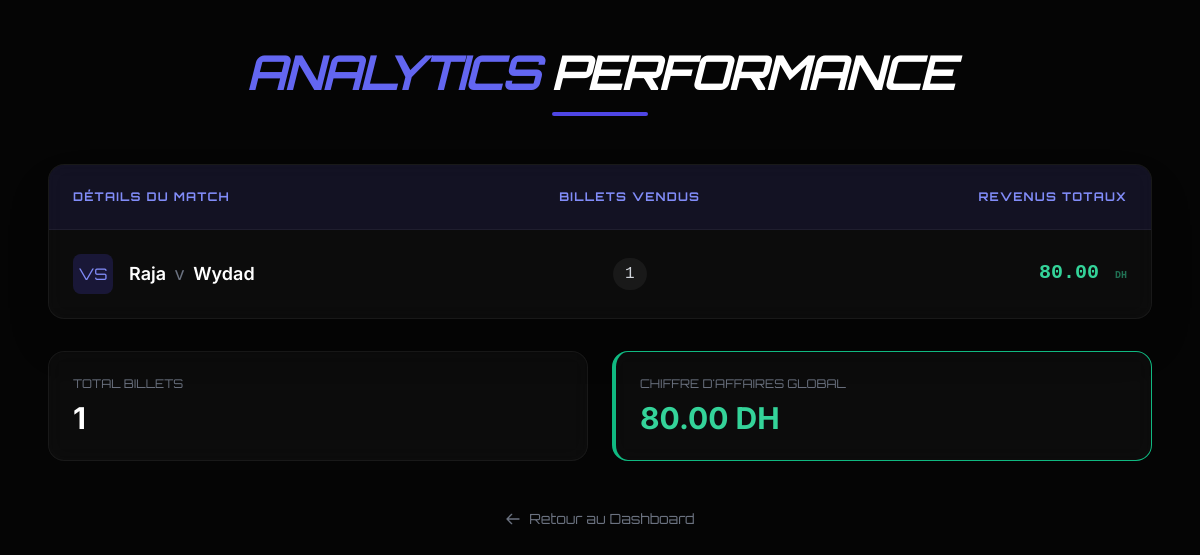
The page /organizer/stats.php (signed in) on the database its author committed.
### tables this page shows
CREATE TABLE matches (
    id INT AUTO_INCREMENT PRIMARY KEY,
    organisateur_id INT NOT NULL,
    equipe1 VARCHAR(100) NOT NULL,
    equipe2 VARCHAR(100) NOT NULL,
    logo_equipe1 VARCHAR(255),
    logo_equipe2 VARCHAR(255),
    date_heure DATETIME NOT NULL,
    lieu VARCHAR(150) NOT NULL,
    duree INT DEFAULT 90,
    nb_places_total INT CHECK (nb_places_total <= 2000),
    statut ENUM('en_attente','valide','refuse') DEFAULT 'en_attente',
    note_moyenne DECIMAL(3,2) DEFAULT 0,
    created_at DATETIME DEFAULT CURRENT_TIMESTAMP,
    constraint fk_user FOREIGN KEY (organisateur_id) REFERENCES users(id)
);

### config/dataBase.php (called while the page is built, shortened)
<?php
class Database {
    private static $host = "localhost";
    private static $db_name = "BuyMatch";
    private static $username = "root";
    private static $password = "";
    private static $conn = null;
    public static function connect(){
        if (self::$conn === null) {
            try {
                self::$conn = new PDO(
                    "mysql:host=" . self::$host . ";dbname=" . self::$db_name . ";charset=utf8mb4",
                    self::$username,
                    self::$password
                );
                self::$conn->setAttribute(PDO::ATTR_ERRMODE, PDO::ERRMODE_EXCEPTION);
                self::$conn->setAttribute(PDO::ATTR_DEFAULT_FETCH_MODE, PDO::FETCH_ASSOC);
            } catch (PDOException $e) {
                die("Erreur de connexion : " . $e->getMessage());
            }
        }
        return self::$conn;
    }
}
?>

### classes/Organisateur.php (called while the page is built, shortened)
<?php
require_once "User.php";
require_once __DIR__ . "/../config/database.php";
class Organisateur extends User {
    private PDO $db;
    public function __construct(int $id,string $nom,string $email,?string $password = null,bool $estActif = true) {
        $this->db = Database::connect();
    }
    public function consulterStatistiques(): array {
        $stmt = $this->db->prepare("
            SELECT
                m.id AS match_id,
                m.equipe1,
                m.equipe2,
                COUNT(b.id) AS billets_vendus,
                IFNULL(SUM(b.prix), 0) AS chiffre_affaires
            FROM matches m
            LEFT JOIN billets b ON m.id = b.match_id
            WHERE m.organisateur_id = ?
            GROUP BY m.id
            ORDER BY m.date_heure DESC
        ");
        $stmt->execute([$this->id]);
        return $stmt->fetchAll();
    }
}

### classes/User.php (called while the page is built, shortened)
<?php
    abstract class User{
        public function __construct(int $id,string $nom,string $email,string $role,bool $estActif=true){
            $this->id = $id;
        }
    }
?>

### organizer/stats.php (the view, shortened to what this page needs)
<?php
    require_once "../config/database.php";
    require_once "../classes/Organisateur.php";
    $db = Database::connect();
    $stmt = $db->prepare("SELECT nom, email FROM users WHERE id = ?");
    $stmt->execute([$_SESSION['user_id']]);
    $user = $stmt->fetch();
    $organisateur = new Organisateur($_SESSION['user_id'],$user['nom'],$user['email']);
    $stats = $organisateur->consulterStatistiques();
?>
<!DOCTYPE html>
<html lang="fr">
<head>
    <script src="https://cdn.tailwindcss.com"></script>
</head>
<body class="bg-[#050505] text-gray-200 min-h-screen">
<div class="max-w-6xl mx-auto py-12 px-6">
    <div class="mb-12 text-center">
        <h1 class="text-4xl md:text-5xl font-sport font-bold tracking-tighter text-white uppercase italic">
            <span class="text-indigo-500">Analytics</span> Performance
        </h1>
        <div class="h-1 w-24 bg-indigo-600 mx-auto mt-4 rounded-full"></div>
    </div>
    <?php if (empty($stats)): ?>
        <div class="glass-card p-8 rounded-2xl border-dashed border-2 border-gray-800 text-center">
            <div class="text-5xl mb-4"></div>
            <p class="text-gray-400 text-lg">Aucune donnée de performance disponible pour le moment.</p>
        </div>
    <?php else: ?>
    <div class="overflow-hidden glass-card rounded-2xl shadow-2xl">
        <table class="min-w-full border-separate border-spacing-0">
            <thead>
                <tr class="bg-indigo-600/10">
                    <th class="p-6 text-left text-xs font-sport uppercase tracking-widest text-indigo-400 border-b border-white/5">Détails du Match</th>
                    <th class="p-6 text-center text-xs font-sport uppercase tracking-widest text-indigo-400 border-b border-white/5">Billets Vendus</th>
                    <th class="p-6 text-right text-xs font-sport uppercase tracking-widest text-indigo-400 border-b border-white/5">Revenus Totaux</th>
                </tr>
            </thead>
            <tbody class="divide-y divide-white/5">
                <?php foreach ($stats as $row): ?>
                    <tr class="group hover:bg-white/[0.02] transition-colors">
                        <td class="p-6">
                            <div class="flex items-center gap-4">
                                <div class="w-10 h-10 rounded-lg bg-indigo-600/20 flex items-center justify-center font-sport text-indigo-400">VS</div>
                                <span class="text-lg font-semibold text-white group-hover:text-indigo-400 transition-colors">
                                    <?= htmlspecialchars($row['equipe1']) ?>
                                    <span class="text-gray-500 font-normal px-1">v</span>
                                    <?= htmlspecialchars($row['equipe2']) ?>
                                </span>
                            </div>
                        </td>
                        <td class="p-6 text-center">
                            <span class="inline-flex items-center px-3 py-1 rounded-full bg-white/5 text-gray-300 font-mono">
                                <?= (int)$row['billets_vendus'] ?>
                            </span>
                        </td>
                        <td class="p-6 text-right">
                            <span class="text-xl font-bold text-emerald-400 font-mono">
                                <?= number_format($row['chiffre_affaires'], 2) ?> <span class="text-[10px] uppercase opacity-50 ml-1">DH</span>
                            </span>
                        </td>
                    </tr>
                <?php endforeach; ?>
            </tbody>
        </table>
    </div>
    <div class="mt-8 grid grid-cols-1 md:grid-cols-2 gap-6">
        <div class="glass-card p-6 rounded-2xl">
            <p class="text-xs font-sport text-gray-500 uppercase mb-2">Total Billets</p>
            <p class="text-3xl font-bold text-white"><?= array_sum(array_column($stats, 'billets_vendus')) ?></p>
        </div>
        <div class="glass-card p-6 rounded-2xl border-l-4 border-emerald-500">
            <p class="text-xs font-sport text-gray-500 uppercase mb-2">Chiffre d'Affaires Global</p>
            <p class="text-3xl font-bold text-emerald-400"><?= number_format(array_sum(array_column($stats, 'chiffre_affaires')), 2) ?> DH</p>
        </div>
    </div>
    <?php endif; ?>
    <div class="mt-12 text-center">
        <a href="dashbord.php" class="inline-flex items-center text-sm font-sport text-gray-500 hover:text-white transition-colors">
            <svg class="w-4 h-4 mr-2" fill="none" stroke="currentColor" viewBox="0 0 24 24"><path stroke-linecap="round" stroke-linejoin="round" stroke-width="2" d="M10 19l-7-7m0 0l7-7m-7 7h18"></path></svg>
            Retour au Dashboard
        </a>
    </div>
</div>
</body>
</html>

### organizer/stats.php (style rules this page uses)
body { font-family: 'Inter', sans-serif; }
.font-sport { font-family: 'Orbitron', sans-serif; }
.glass-card { background: rgba(255, 255, 255, 0.03); backdrop-filter: blur(10px); border: 1px solid rgba(255, 255, 255, 0.05); }

### rows shown on the page
matches: equipe1 "Raja", equipe2 "Wydad", billets_vendus "1", chiffre_affaires "80.00"

### other values the page prints
array_sum(array_column($stats, 'billets_vendus')) "1"
array_sum(array_column($stats, 'chiffre_affaires')) "80.00"
